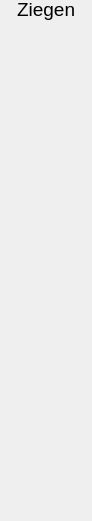
   <widget class="QWidget" name="unusedGoatsField" native="true">
    <property name="geometry">
     <rect>
      <x>50</x>
      <y>15</y>
      <width>92</width>
      <height>521</height>
     </rect>
    </property>
    <widget class="QWidget" name="unusedGoat_00" native="true">
     <property name="geometry">
      <rect>
       <x>0</x>
       <y>34</y>
       <width>41</width>
       <height>41</height>
      </rect>
     </property>
     <widget class="AvatarWidget" name="goat_00" native="true">
      <property name="geometry">
       <rect>
        <x>0</x>
        <y>0</y>
        <width>41</width>
        <height>41</height>
       </rect>
      </property>
      <property name="goat" stdset="0">
       <bool>true</bool>
      </property>
      <widget class="QLabel" name="goatImage_00">
       <property name="geometry">
        <rect>
         <x>0</x>
         <y>0</y>
         <width>41</width>
         <height>41</height>
        </rect>
       </property>
       <property name="text">
        <string/>
       </property>
       <property name="pixmap">
        <pixmap resource="FileContainer.qrc">:/new/Files/icons/spielfigur_ziege.png</pixmap>
       </property>
      </widget>
     </widget>
    </widget>
    <widget class="QWidget" name="unusedGoat_01" native="true">
     <property name="geometry">
      <rect>
       <x>50</x>
       <y>34</y>
       <width>41</width>
       <height>41</height>
      </rect>
     </property>
     <widget class="AvatarWidget" name="goat_01" native="true">
      <property name="geometry">
       <rect>
        <x>0</x>
        <y>0</y>
        <width>41</width>
        <height>41</height>
       </rect>
      </property>
      <property name="goat" stdset="0">
       <bool>true</bool>
      </property>
      <widget class="QLabel" name="goatImage_01">
       <property name="geometry">
        <rect>
         <x>0</x>
         <y>0</y>
         <width>41</width>
         <height>41</height>
        </rect>
       </property>
       <property name="text">
        <string/>
       </property>
       <property name="pixmap">
        <pixmap resource="FileContainer.qrc">:/new/Files/icons/spielfigur_ziege.png</pixmap>
       </property>
      </widget>
     </widget>
    </widget>
    <widget class="QWidget" name="unusedGoat_19" native="true">
     <property name="geometry">
      <rect>
       <x>50</x>
       <y>480</y>
       <width>41</width>
       <height>41</height>
      </rect>
     </property>
     <widget class="AvatarWidget" name="goat_19" native="true">
      <property name="geometry">
       <rect>
        <x>0</x>
        <y>0</y>
        <width>41</width>
        <height>41</height>
       </rect>
      </property>
      <property name="goat" stdset="0">
       <bool>true</bool>
      </property>
      <widget class="QLabel" name="goatImage_20">
       <property name="geometry">
        <rect>
         <x>0</x>
         <y>0</y>
         <width>41</width>
         <height>41</height>
        </rect>
       </property>
       <property name="text">
        <string/>
       </property>
       <property name="pixmap">
        <pixmap resource="FileContainer.qrc">:/new/Files/icons/spielfigur_ziege.png</pixmap>
       </property>
      </widget>
     </widget>
    </widget>
    <widget class="QWidget" name="unusedGoat_02" native="true">
     <property name="geometry">
      <rect>
       <x>0</x>
       <y>84</y>
       <width>41</width>
       <height>41</height>
      </rect>
     </property>
     <widget class="AvatarWidget" name="goat_02" native="true">
      <property name="geometry">
       <rect>
        <x>0</x>
        <y>0</y>
        <width>41</width>
        <height>41</height>
       </rect>
      </property>
      <property name="goat" stdset="0">
       <bool>true</bool>
      </property>
      <widget class="QLabel" name="goatImage_02">
       <property name="geometry">
        <rect>
         <x>0</x>
         <y>0</y>
         <width>41</width>
         <height>41</height>
        </rect>
       </property>
       <property name="text">
        <string/>
       </property>
       <property name="pixmap">
        <pixmap resource="FileContainer.qrc">:/new/Files/icons/spielfigur_ziege.png</pixmap>
       </property>
      </widget>
     </widget>
    </widget>
    <widget class="QWidget" name="unusedGoat_03" native="true">
     <property name="geometry">
      <rect>
       <x>50</x>
       <y>84</y>
       <width>41</width>
       <height>41</height>
      </rect>
     </property>
     <widget class="AvatarWidget" name="goat_03" native="true">
      <property name="geometry">
       <rect>
        <x>0</x>
        <y>0</y>
        <width>41</width>
        <height>41</height>
       </rect>
      </property>
      <property name="goat" stdset="0">
       <bool>true</bool>
      </property>
      <widget class="QLabel" name="goatImage_03">
       <property name="geometry">
        <rect>
         <x>0</x>
         <y>0</y>
         <width>41</width>
         <height>41</height>
        </rect>
       </property>
       <property name="text">
        <string/>
       </property>
       <property name="pixmap">
        <pixmap resource="FileContainer.qrc">:/new/Files/icons/spielfigur_ziege.png</pixmap>
       </property>
      </widget>
     </widget>
    </widget>
    <widget class="QWidget" name="unusedGoat_18" native="true">
     <property name="geometry">
      <rect>
       <x>0</x>
       <y>480</y>
       <width>41</width>
       <height>41</height>
      </rect>
     </property>
     <widget class="AvatarWidget" name="goat_18" native="true">
      <property name="geometry">
       <rect>
        <x>0</x>
        <y>0</y>
        <width>41</width>
        <height>41</height>
       </rect>
      </property>
      <property name="goat" stdset="0">
       <bool>true</bool>
      </property>
      <widget class="QLabel" name="goatImage_19">
       <property name="geometry">
        <rect>
         <x>0</x>
         <y>0</y>
         <width>41</width>
         <height>41</height>
        </rect>
       </property>
       <property name="text">
        <string/>
       </property>
       <property name="pixmap">
        <pixmap resource="FileContainer.qrc">:/new/Files/icons/spielfigur_ziege.png</pixmap>
       </property>
      </widget>
     </widget>
    </widget>
    <widget class="QWidget" name="unusedGoat_04" native="true">
     <property name="geometry">
      <rect>
       <x>0</x>
       <y>134</y>
       <width>41</width>
       <height>41</height>
      </rect>
     </property>
     <widget class="AvatarWidget" name="goat_04" native="true">
      <property name="geometry">
       <rect>
        <x>0</x>
        <y>0</y>
        <width>41</width>
        <height>41</height>
       </rect>
      </property>
      <property name="goat" stdset="0">
       <bool>true</bool>
      </property>
      <widget class="QLabel" name="goatImage_04">
       <property name="geometry">
        <rect>
         <x>0</x>
         <y>0</y>
         <width>41</width>
         <height>41</height>
        </rect>
       </property>
       <property name="text">
        <string/>
       </property>
       <property name="pixmap">
        <pixmap resource="FileContainer.qrc">:/new/Files/icons/spielfigur_ziege.png</pixmap>
       </property>
      </widget>
     </widget>
    </widget>
    <widget class="QWidget" name="unusedGoat_05" native="true">
     <property name="geometry">
      <rect>
       <x>50</x>
       <y>134</y>
       <width>41</width>
       <height>41</height>
      </rect>
     </property>
     <widget class="AvatarWidget" name="goat_05" native="true">
      <property name="geometry">
       <rect>
        <x>0</x>
        <y>0</y>
        <width>41</width>
        <height>41</height>
       </rect>
      </property>
      <property name="goat" stdset="0">
       <bool>true</bool>
      </property>
      <widget class="QLabel" name="goatImage_05">
       <property name="geometry">
        <rect>
         <x>0</x>
         <y>0</y>
         <width>41</width>
         <height>41</height>
        </rect>
       </property>
       <property name="text">
        <string/>
       </property>
       <property name="pixmap">
        <pixmap resource="FileContainer.qrc">:/new/Files/icons/spielfigur_ziege.png</pixmap>
       </property>
      </widget>
     </widget>
    </widget>
    <widget class="QWidget" name="unusedGoat_17" native="true">
     <property name="geometry">
      <rect>
       <x>50</x>
       <y>432</y>
       <width>41</width>
       <height>41</height>
      </rect>
     </property>
     <widget class="AvatarWidget" name="goat_17" native="true">
      <property name="geometry">
       <rect>
        <x>0</x>
        <y>0</y>
        <width>41</width>
        <height>41</height>
       </rect>
      </property>
      <property name="goat" stdset="0">
       <bool>true</bool>
      </property>
      <widget class="QLabel" name="goatImage_18">
       <property name="geometry">
        <rect>
         <x>0</x>
         <y>0</y>
         <width>41</width>
         <height>41</height>
        </rect>
       </property>
       <property name="text">
        <string/>
       </property>
       <property name="pixmap">
        <pixmap resource="FileContainer.qrc">:/new/Files/icons/spielfigur_ziege.png</pixmap>
       </property>
      </widget>
     </widget>
    </widget>
    <widget class="QWidget" name="unusedGoat_06" native="true">
     <property name="geometry">
      <rect>
       <x>0</x>
       <y>184</y>
       <width>41</width>
       <height>41</height>
      </rect>
     </property>
     <widget class="AvatarWidget" name="goat_06" native="true">
      <property name="geometry">
       <rect>
        <x>0</x>
        <y>0</y>
        <width>41</width>
        <height>41</height>
       </rect>
      </property>
      <property name="goat" stdset="0">
       <bool>true</bool>
      </property>
      <widget class="QLabel" name="goatImage_06">
       <property name="geometry">
        <rect>
         <x>0</x>
         <y>0</y>
         <width>41</width>
         <height>41</height>
        </rect>
       </property>
       <property name="text">
        <string/>
       </property>
       <property name="pixmap">
        <pixmap resource="FileContainer.qrc">:/new/Files/icons/spielfigur_ziege.png</pixmap>
       </property>
      </widget>
     </widget>
    </widget>
    <widget class="QWidget" name="unusedGoat_07" native="true">
     <property name="geometry">
      <rect>
       <x>50</x>
       <y>184</y>
       <width>41</width>
       <height>41</height>
      </rect>
     </property>
     <widget class="AvatarWidget" name="goat_07" native="true">
      <property name="geometry">
       <rect>
        <x>0</x>
        <y>0</y>
        <width>41</width>
        <height>41</height>
       </rect>
      </property>
      <property name="goat" stdset="0">
       <bool>true</bool>
      </property>
      <widget class="QLabel" name="goatImage_07">
       <property name="geometry">
        <rect>
         <x>0</x>
         <y>0</y>
         <width>41</width>
         <height>41</height>
        </rect>
       </property>
       <property name="text">
        <string/>
       </property>
       <property name="pixmap">
        <pixmap resource="FileContainer.qrc">:/new/Files/icons/spielfigur_ziege.png</pixmap>
       </property>
      </widget>
     </widget>
    </widget>
    <widget class="QWidget" name="unusedGoat_16" native="true">
     <property name="geometry">
      <rect>
       <x>0</x>
       <y>432</y>
       <width>41</width>
       <height>41</height>
      </rect>
     </property>
     <widget class="AvatarWidget" name="goat_16" native="true">
      <property name="geometry">
       <rect>
        <x>0</x>
        <y>0</y>
        <width>41</width>
        <height>41</height>
       </rect>
      </property>
      <property name="goat" stdset="0">
       <bool>true</bool>
      </property>
      <widget class="QLabel" name="goatImage_17">
       <property name="geometry">
        <rect>
         <x>0</x>
         <y>0</y>
         <width>41</width>
         <height>41</height>
        </rect>
       </property>
       <property name="text">
        <string/>
       </property>
       <property name="pixmap">
        <pixmap resource="FileContainer.qrc">:/new/Files/icons/spielfigur_ziege.png</pixmap>
       </property>
      </widget>
     </widget>
    </widget>
    <widget class="QWidget" name="unusedGoat_08" native="true">
     <property name="geometry">
      <rect>
       <x>0</x>
       <y>234</y>
       <width>41</width>
       <height>41</height>
      </rect>
     </property>
     <widget class="AvatarWidget" name="goat_08" native="true">
      <property name="geometry">
       <rect>
        <x>0</x>
        <y>0</y>
        <width>41</width>
        <height>41</height>
       </rect>
      </property>
      <property name="goat" stdset="0">
       <bool>true</bool>
      </property>
      <widget class="QLabel" name="goatImage_08">
       <property name="geometry">
        <rect>
         <x>0</x>
         <y>0</y>
         <width>41</width>
         <height>41</height>
        </rect>
       </property>
       <property name="text">
        <string/>
       </property>
       <property name="pixmap">
        <pixmap resource="FileContainer.qrc">:/new/Files/icons/spielfigur_ziege.png</pixmap>
       </property>
      </widget>
     </widget>
    </widget>
    <widget class="QWidget" name="unusedGoat_09" native="true">
     <property name="geometry">
      <rect>
       <x>50</x>
       <y>234</y>
       <width>41</width>
       <height>41</height>
      </rect>
     </property>
     <widget class="AvatarWidget" name="goat_09" native="true">
      <property name="geometry">
       <rect>
        <x>0</x>
        <y>0</y>
        <width>41</width>
        <height>41</height>
       </rect>
      </property>
      <property name="goat" stdset="0">
       <bool>true</bool>
      </property>
      <widget class="QLabel" name="goatImage_09">
       <property name="geometry">
        <rect>
         <x>0</x>
         <y>0</y>
         <width>41</width>
         <height>41</height>
        </rect>
       </property>
       <property name="text">
        <string/>
       </property>
       <property name="pixmap">
        <pixmap resource="FileContainer.qrc">:/new/Files/icons/spielfigur_ziege.png</pixmap>
       </property>
      </widget>
     </widget>
    </widget>
    <widget class="QWidget" name="unusedGoat_15" native="true">
     <property name="geometry">
      <rect>
       <x>50</x>
       <y>382</y>
       <width>41</width>
       <height>41</height>
      </rect>
     </property>
     <widget class="AvatarWidget" name="goat_15" native="true">
      <property name="geometry">
       <rect>
        <x>0</x>
        <y>0</y>
        <width>41</width>
        <height>41</height>
       </rect>
      </property>
      <property name="goat" stdset="0">
       <bool>true</bool>
      </property>
      <widget class="QLabel" name="goatImage_16">
       <property name="geometry">
        <rect>
         <x>0</x>
         <y>0</y>
         <width>41</width>
         <height>41</height>
        </rect>
       </property>
       <property name="text">
        <string/>
       </property>
       <property name="pixmap">
        <pixmap resource="FileContainer.qrc">:/new/Files/icons/spielfigur_ziege.png</pixmap>
       </property>
      </widget>
     </widget>
    </widget>
    <widget class="QWidget" name="unusedGoat_10" native="true">
     <property name="geometry">
      <rect>
       <x>0</x>
       <y>284</y>
       <width>41</width>
       <height>41</height>
      </rect>
     </property>
     <widget class="AvatarWidget" name="goat_10" native="true">
      <property name="geometry">
       <rect>
        <x>0</x>
        <y>0</y>
        <width>41</width>
        <height>41</height>
       </rect>
      </property>
      <property name="goat" stdset="0">
       <bool>true</bool>
      </property>
      <widget class="QLabel" name="goatImage_10">
       <property name="geometry">
        <rect>
         <x>0</x>
         <y>0</y>
         <width>41</width>
         <height>41</height>
        </rect>
       </property>
       <property name="text">
        <string/>
       </property>
       <property name="pixmap">
        <pixmap resource="FileContainer.qrc">:/new/Files/icons/spielfigur_ziege.png</pixmap>
       </property>
      </widget>
     </widget>
    </widget>
    <widget class="QWidget" name="unusedGoat_11" native="true">
     <property name="geometry">
      <rect>
       <x>50</x>
       <y>284</y>
       <width>41</width>
       <height>41</height>
      </rect>
     </property>
     <widget class="AvatarWidget" name="goat_11" native="true">
      <property name="geometry">
       <rect>
        <x>0</x>
        <y>0</y>
        <width>41</width>
        <height>41</height>
       </rect>
      </property>
      <property name="goat" stdset="0">
       <bool>true</bool>
      </property>
      <widget class="QLabel" name="goatImage_11">
       <property name="geometry">
        <rect>
         <x>0</x>
         <y>0</y>
         <width>41</width>
         <height>41</height>
        </rect>
       </property>
       <property name="text">
        <string/>
       </property>
       <property name="pixmap">
        <pixmap resource="FileContainer.qrc">:/new/Files/icons/spielfigur_ziege.png</pixmap>
       </property>
      </widget>
     </widget>
    </widget>
    <widget class="QWidget" name="unusedGoat_14" native="true">
     <property name="geometry">
      <rect>
       <x>0</x>
       <y>382</y>
       <width>41</width>
       <height>41</height>
      </rect>
     </property>
     <widget class="AvatarWidget" name="goat_14" native="true">
      <property name="geometry">
       <rect>
        <x>0</x>
        <y>0</y>
        <width>41</width>
        <height>41</height>
       </rect>
      </property>
      <property name="goat" stdset="0">
       <bool>true</bool>
      </property>
      <widget class="QLabel" name="goatImage_14">
       <property name="geometry">
        <rect>
         <x>0</x>
         <y>0</y>
         <width>41</width>
         <height>41</height>
        </rect>
       </property>
       <property name="text">
        <string/>
       </property>
       <property name="pixmap">
        <pixmap resource="FileContainer.qrc">:/new/Files/icons/spielfigur_ziege.png</pixmap>
       </property>
      </widget>
     </widget>
    </widget>
    <widget class="QWidget" name="unusedGoat_12" native="true">
     <property name="geometry">
      <rect>
       <x>0</x>
       <y>334</y>
       <width>41</width>
       <height>41</height>
      </rect>
     </property>
     <widget class="AvatarWidget" name="goat_12" native="true">
      <property name="geometry">
       <rect>
        <x>0</x>
        <y>0</y>
        <width>41</width>
        <height>41</height>
       </rect>
      </property>
      <property name="goat" stdset="0">
       <bool>true</bool>
      </property>
      <widget class="QLabel" name="goatImage_12">
       <property name="geometry">
        <rect>
         <x>0</x>
         <y>0</y>
         <width>41</width>
         <height>41</height>
        </rect>
       </property>
       <property name="text">
        <string/>
       </property>
       <property name="pixmap">
        <pixmap resource="FileContainer.qrc">:/new/Files/icons/spielfigur_ziege.png</pixmap>
       </property>
      </widget>
     </widget>
    </widget>
    <widget class="QWidget" name="unusedGoat_13" native="true">
     <property name="geometry">
      <rect>
       <x>50</x>
       <y>334</y>
       <width>41</width>
       <height>41</height>
      </rect>
     </property>
     <widget class="AvatarWidget" name="goat_13" native="true">
      <property name="geometry">
       <rect>
        <x>0</x>
        <y>0</y>
        <width>41</width>
        <height>41</height>
       </rect>
      </property>
      <property name="goat" stdset="0">
       <bool>true</bool>
      </property>
      <widget class="QLabel" name="goatImage_13">
       <property name="geometry">
        <rect>
         <x>0</x>
         <y>0</y>
         <width>41</width>
         <height>41</height>
        </rect>
       </property>
       <property name="text">
        <string/>
       </property>
       <property name="pixmap">
        <pixmap resource="FileContainer.qrc">:/new/Files/icons/spielfigur_ziege.png</pixmap>
       </property>
      </widget>
     </widget>
    </widget>
    <widget class="QLabel" name="title_00">
     <property name="geometry">
      <rect>
       <x>17</x>
       <y>-6</y>
       <width>71</width>
       <height>31</height>
      </rect>
     </property>
     <property name="font">
      <font>
       <pointsize>14</pointsize>
      </font>
     </property>
     <property name="text">
      <string>Ziegen</string>
     </property>
    </widget>
   </widget>
